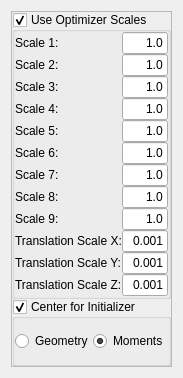
<?xml version="1.0" encoding="UTF-8"?>
<ui version="4.0">
 <class>QmitkAffineTransformControls</class>
 <widget class="QWidget" name="QmitkAffineTransformControls">
  <property name="geometry">
   <rect>
    <x>0</x>
    <y>0</y>
    <width>173</width>
    <height>378</height>
   </rect>
  </property>
  <property name="windowTitle">
   <string>Form</string>
  </property>
  <layout class="QVBoxLayout" name="verticalLayout">
   <item>
    <widget class="QFrame" name="m_AffineTransformFrame">
     <property name="frameShape">
      <enum>QFrame::StyledPanel</enum>
     </property>
     <property name="frameShadow">
      <enum>QFrame::Raised</enum>
     </property>
     <layout class="QVBoxLayout" name="verticalLayout_64">
      <property name="spacing">
       <number>0</number>
      </property>
      <property name="margin">
       <number>0</number>
      </property>
      <item>
       <widget class="QGroupBox" name="m_UseOptimizerScalesAffine">
        <property name="title">
         <string>Use Optimizer Scales</string>
        </property>
        <property name="flat">
         <bool>true</bool>
        </property>
        <property name="checkable">
         <bool>true</bool>
        </property>
        <layout class="QVBoxLayout" name="verticalLayout_63">
         <property name="spacing">
          <number>0</number>
         </property>
         <property name="margin">
          <number>0</number>
         </property>
         <item>
          <layout class="QHBoxLayout" name="_63">
           <item>
            <layout class="QVBoxLayout" name="_64">
             <item>
              <widget class="QLabel" name="textLabel1_8_2_3">
               <property name="font">
                <font>
                 <weight>50</weight>
                 <bold>false</bold>
                </font>
               </property>
               <property name="text">
                <string>Scale 1:</string>
               </property>
               <property name="wordWrap">
                <bool>false</bool>
               </property>
              </widget>
             </item>
             <item>
              <widget class="QLabel" name="textLabel2_6_3_3">
               <property name="font">
                <font>
                 <weight>50</weight>
                 <bold>false</bold>
                </font>
               </property>
               <property name="text">
                <string>Scale 2:</string>
               </property>
               <property name="wordWrap">
                <bool>false</bool>
               </property>
              </widget>
             </item>
             <item>
              <widget class="QLabel" name="textLabel3_5_3_3">
               <property name="font">
                <font>
                 <weight>50</weight>
                 <bold>false</bold>
                </font>
               </property>
               <property name="text">
                <string>Scale 3:</string>
               </property>
               <property name="wordWrap">
                <bool>false</bool>
               </property>
              </widget>
             </item>
             <item>
              <widget class="QLabel" name="textLabel1_9">
               <property name="font">
                <font>
                 <weight>50</weight>
                 <bold>false</bold>
                </font>
               </property>
               <property name="text">
                <string>Scale 4:</string>
               </property>
               <property name="wordWrap">
                <bool>false</bool>
               </property>
              </widget>
             </item>
             <item>
              <widget class="QLabel" name="textLabel2_7">
               <property name="font">
                <font>
                 <weight>50</weight>
                 <bold>false</bold>
                </font>
               </property>
               <property name="text">
                <string>Scale 5:</string>
               </property>
               <property name="wordWrap">
                <bool>false</bool>
               </property>
              </widget>
             </item>
             <item>
              <widget class="QLabel" name="textLabel3_6">
               <property name="font">
                <font>
                 <weight>50</weight>
                 <bold>false</bold>
                </font>
               </property>
               <property name="text">
                <string>Scale 6:</string>
               </property>
               <property name="wordWrap">
                <bool>false</bool>
               </property>
              </widget>
             </item>
             <item>
              <widget class="QLabel" name="textLabel4_4">
               <property name="font">
                <font>
                 <weight>50</weight>
                 <bold>false</bold>
                </font>
               </property>
               <property name="text">
                <string>Scale 7:</string>
               </property>
               <property name="wordWrap">
                <bool>false</bool>
               </property>
              </widget>
             </item>
             <item>
              <widget class="QLabel" name="textLabel5_4">
               <property name="font">
                <font>
                 <weight>50</weight>
                 <bold>false</bold>
                </font>
               </property>
               <property name="text">
                <string>Scale 8:</string>
               </property>
               <property name="wordWrap">
                <bool>false</bool>
               </property>
              </widget>
             </item>
             <item>
              <widget class="QLabel" name="textLabel6_4">
               <property name="font">
                <font>
                 <weight>50</weight>
                 <bold>false</bold>
                </font>
               </property>
               <property name="text">
                <string>Scale 9:</string>
               </property>
               <property name="wordWrap">
                <bool>false</bool>
               </property>
              </widget>
             </item>
             <item>
              <widget class="QLabel" name="textLabel11_3">
               <property name="font">
                <font>
                 <weight>50</weight>
                 <bold>false</bold>
                </font>
               </property>
               <property name="text">
                <string>Translation Scale X:</string>
               </property>
               <property name="wordWrap">
                <bool>false</bool>
               </property>
              </widget>
             </item>
             <item>
              <widget class="QLabel" name="textLabel12_3">
               <property name="font">
                <font>
                 <weight>50</weight>
                 <bold>false</bold>
                </font>
               </property>
               <property name="text">
                <string>Translation Scale Y:</string>
               </property>
               <property name="wordWrap">
                <bool>false</bool>
               </property>
              </widget>
             </item>
             <item>
              <widget class="QLabel" name="textLabel13_2">
               <property name="font">
                <font>
                 <weight>50</weight>
                 <bold>false</bold>
                </font>
               </property>
               <property name="text">
                <string>Translation Scale Z:</string>
               </property>
               <property name="wordWrap">
                <bool>false</bool>
               </property>
              </widget>
             </item>
            </layout>
           </item>
           <item>
            <layout class="QVBoxLayout" name="_68">
             <item>
              <widget class="QLineEdit" name="m_ScalesAffineTransformScale1">
               <property name="minimumSize">
                <size>
                 <width>0</width>
                 <height>20</height>
                </size>
               </property>
               <property name="font">
                <font>
                 <weight>50</weight>
                 <bold>false</bold>
                </font>
               </property>
               <property name="text">
                <string>1.0</string>
               </property>
               <property name="alignment">
                <set>Qt::AlignRight</set>
               </property>
              </widget>
             </item>
             <item>
              <widget class="QLineEdit" name="m_ScalesAffineTransformScale2">
               <property name="minimumSize">
                <size>
                 <width>0</width>
                 <height>20</height>
                </size>
               </property>
               <property name="font">
                <font>
                 <weight>50</weight>
                 <bold>false</bold>
                </font>
               </property>
               <property name="text">
                <string>1.0</string>
               </property>
               <property name="alignment">
                <set>Qt::AlignRight</set>
               </property>
              </widget>
             </item>
             <item>
              <widget class="QLineEdit" name="m_ScalesAffineTransformScale3">
               <property name="minimumSize">
                <size>
                 <width>0</width>
                 <height>20</height>
                </size>
               </property>
               <property name="font">
                <font>
                 <weight>50</weight>
                 <bold>false</bold>
                </font>
               </property>
               <property name="text">
                <string>1.0</string>
               </property>
               <property name="alignment">
                <set>Qt::AlignRight</set>
               </property>
              </widget>
             </item>
             <item>
              <widget class="QLineEdit" name="m_ScalesAffineTransformScale4">
               <property name="minimumSize">
                <size>
                 <width>0</width>
                 <height>20</height>
                </size>
               </property>
               <property name="font">
                <font>
                 <weight>50</weight>
                 <bold>false</bold>
                </font>
               </property>
               <property name="text">
                <string>1.0</string>
               </property>
               <property name="alignment">
                <set>Qt::AlignRight</set>
               </property>
              </widget>
             </item>
             <item>
              <widget class="QLineEdit" name="m_ScalesAffineTransformScale5">
               <property name="minimumSize">
                <size>
                 <width>0</width>
                 <height>20</height>
                </size>
               </property>
               <property name="font">
                <font>
                 <weight>50</weight>
                 <bold>false</bold>
                </font>
               </property>
               <property name="text">
                <string>1.0</string>
               </property>
               <property name="alignment">
                <set>Qt::AlignRight</set>
               </property>
              </widget>
             </item>
             <item>
              <widget class="QLineEdit" name="m_ScalesAffineTransformScale6">
               <property name="minimumSize">
                <size>
                 <width>0</width>
                 <height>20</height>
                </size>
               </property>
               <property name="font">
                <font>
                 <weight>50</weight>
                 <bold>false</bold>
                </font>
               </property>
               <property name="text">
                <string>1.0</string>
               </property>
               <property name="alignment">
                <set>Qt::AlignRight</set>
               </property>
              </widget>
             </item>
             <item>
              <widget class="QLineEdit" name="m_ScalesAffineTransformScale7">
               <property name="minimumSize">
                <size>
                 <width>0</width>
                 <height>20</height>
                </size>
               </property>
               <property name="font">
                <font>
                 <weight>50</weight>
                 <bold>false</bold>
                </font>
               </property>
               <property name="text">
                <string>1.0</string>
               </property>
               <property name="alignment">
                <set>Qt::AlignRight</set>
               </property>
              </widget>
             </item>
             <item>
              <widget class="QLineEdit" name="m_ScalesAffineTransformScale8">
               <property name="minimumSize">
                <size>
                 <width>0</width>
                 <height>20</height>
                </size>
               </property>
               <property name="font">
                <font>
                 <weight>50</weight>
                 <bold>false</bold>
                </font>
               </property>
               <property name="text">
                <string>1.0</string>
               </property>
               <property name="alignment">
                <set>Qt::AlignRight</set>
               </property>
              </widget>
             </item>
             <item>
              <widget class="QLineEdit" name="m_ScalesAffineTransformScale9">
               <property name="minimumSize">
                <size>
                 <width>0</width>
                 <height>20</height>
                </size>
               </property>
               <property name="font">
                <font>
                 <weight>50</weight>
                 <bold>false</bold>
                </font>
               </property>
               <property name="text">
                <string>1.0</string>
               </property>
               <property name="alignment">
                <set>Qt::AlignRight</set>
               </property>
              </widget>
             </item>
             <item>
              <widget class="QLineEdit" name="m_ScalesAffineTransformScaleTranslationX">
               <property name="minimumSize">
                <size>
                 <width>0</width>
                 <height>20</height>
                </size>
               </property>
               <property name="font">
                <font>
                 <weight>50</weight>
                 <bold>false</bold>
                </font>
               </property>
               <property name="text">
                <string>0.001</string>
               </property>
               <property name="alignment">
                <set>Qt::AlignRight</set>
               </property>
              </widget>
             </item>
             <item>
              <widget class="QLineEdit" name="m_ScalesAffineTransformScaleTranslationY">
               <property name="minimumSize">
                <size>
                 <width>0</width>
                 <height>20</height>
                </size>
               </property>
               <property name="font">
                <font>
                 <weight>50</weight>
                 <bold>false</bold>
                </font>
               </property>
               <property name="text">
                <string>0.001</string>
               </property>
               <property name="alignment">
                <set>Qt::AlignRight</set>
               </property>
              </widget>
             </item>
             <item>
              <widget class="QLineEdit" name="m_ScalesAffineTransformScaleTranslationZ">
               <property name="minimumSize">
                <size>
                 <width>0</width>
                 <height>20</height>
                </size>
               </property>
               <property name="font">
                <font>
                 <weight>50</weight>
                 <bold>false</bold>
                </font>
               </property>
               <property name="text">
                <string>0.001</string>
               </property>
               <property name="alignment">
                <set>Qt::AlignRight</set>
               </property>
              </widget>
             </item>
            </layout>
           </item>
          </layout>
         </item>
        </layout>
       </widget>
      </item>
      <item>
       <widget class="QGroupBox" name="m_CenterForInitializerAffine">
        <property name="title">
         <string>Center for Initializer</string>
        </property>
        <property name="flat">
         <bool>true</bool>
        </property>
        <property name="checkable">
         <bool>true</bool>
        </property>
        <layout class="QHBoxLayout" name="horizontalLayout">
         <property name="spacing">
          <number>0</number>
         </property>
         <property name="margin">
          <number>0</number>
         </property>
         <item>
          <widget class="QRadioButton" name="m_GeometryAffine">
           <property name="enabled">
            <bool>true</bool>
           </property>
           <property name="minimumSize">
            <size>
             <width>0</width>
             <height>20</height>
            </size>
           </property>
           <property name="font">
            <font>
             <weight>50</weight>
             <bold>false</bold>
            </font>
           </property>
           <property name="text">
            <string>Geometry</string>
           </property>
          </widget>
         </item>
         <item>
          <widget class="QRadioButton" name="m_MomentsAffine">
           <property name="enabled">
            <bool>true</bool>
           </property>
           <property name="minimumSize">
            <size>
             <width>0</width>
             <height>20</height>
            </size>
           </property>
           <property name="font">
            <font>
             <weight>50</weight>
             <bold>false</bold>
            </font>
           </property>
           <property name="text">
            <string>Moments</string>
           </property>
           <property name="checked">
            <bool>true</bool>
           </property>
          </widget>
         </item>
        </layout>
       </widget>
      </item>
     </layout>
    </widget>
   </item>
  </layout>
 </widget>
 <resources/>
 <connections/>
</ui>
